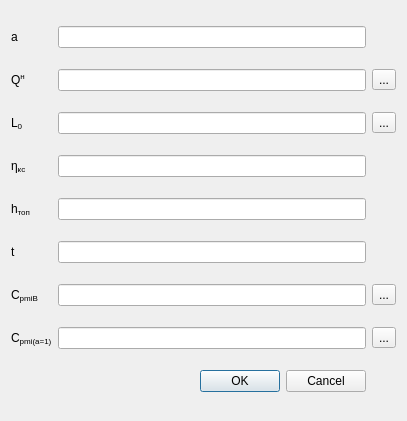
<?xml version="1.0" encoding="UTF-8"?>
<ui version="4.0">
 <class>ExcessAirRatioWindow</class>
 <widget class="QDialog" name="ExcessAirRatioWindow">
  <property name="geometry">
   <rect>
    <x>0</x>
    <y>0</y>
    <width>407</width>
    <height>421</height>
   </rect>
  </property>
  <property name="windowTitle">
   <string>Dialog</string>
  </property>
  <layout class="QGridLayout" name="gridLayout">
   <item row="6" column="1">
    <widget class="QLineEdit" name="lineEdit_7"/>
   </item>
   <item row="6" column="0">
    <widget class="QLabel" name="label_7">
     <property name="text">
      <string>C&lt;sub&gt;pmiB&lt;sub/&gt;</string>
     </property>
    </widget>
   </item>
   <item row="1" column="1">
    <widget class="QLineEdit" name="lineEdit_2"/>
   </item>
   <item row="5" column="1">
    <widget class="QLineEdit" name="lineEdit_6"/>
   </item>
   <item row="8" column="1">
    <widget class="QDialogButtonBox" name="buttonBox">
     <property name="orientation">
      <enum>Qt::Horizontal</enum>
     </property>
     <property name="standardButtons">
      <set>QDialogButtonBox::Cancel|QDialogButtonBox::Ok</set>
     </property>
    </widget>
   </item>
   <item row="6" column="2">
    <widget class="QToolButton" name="toolButton_3">
     <property name="text">
      <string>...</string>
     </property>
    </widget>
   </item>
   <item row="1" column="2">
    <widget class="QToolButton" name="toolButton_5">
     <property name="text">
      <string>...</string>
     </property>
    </widget>
   </item>
   <item row="0" column="0">
    <widget class="QLabel" name="label">
     <property name="text">
      <string>a</string>
     </property>
    </widget>
   </item>
   <item row="3" column="1">
    <widget class="QLineEdit" name="lineEdit_4"/>
   </item>
   <item row="4" column="0">
    <widget class="QLabel" name="label_5">
     <property name="text">
      <string>h&lt;sub&gt;топ&lt;/sub&gt;</string>
     </property>
    </widget>
   </item>
   <item row="2" column="2">
    <widget class="QToolButton" name="toolButton_2">
     <property name="text">
      <string>...</string>
     </property>
    </widget>
   </item>
   <item row="1" column="0">
    <widget class="QLabel" name="label_2">
     <property name="text">
      <string>Q&lt;sup&gt;н&lt;/sup&gt;</string>
     </property>
    </widget>
   </item>
   <item row="0" column="1">
    <widget class="QLineEdit" name="lineEdit"/>
   </item>
   <item row="7" column="1">
    <widget class="QLineEdit" name="lineEdit_8"/>
   </item>
   <item row="5" column="0">
    <widget class="QLabel" name="label_6">
     <property name="text">
      <string>t</string>
     </property>
    </widget>
   </item>
   <item row="4" column="1">
    <widget class="QLineEdit" name="lineEdit_5"/>
   </item>
   <item row="7" column="0">
    <widget class="QLabel" name="label_8">
     <property name="text">
      <string>C&lt;sub&gt;pmi(a=1)&lt;/sub&gt;</string>
     </property>
    </widget>
   </item>
   <item row="2" column="0">
    <widget class="QLabel" name="label_3">
     <property name="text">
      <string>L&lt;sub&gt;0&lt;/sub&gt;</string>
     </property>
    </widget>
   </item>
   <item row="2" column="1">
    <widget class="QLineEdit" name="lineEdit_3"/>
   </item>
   <item row="3" column="0">
    <widget class="QLabel" name="label_4">
     <property name="text">
      <string>η&lt;sub&gt;кс&lt;/sub&gt;</string>
     </property>
    </widget>
   </item>
   <item row="7" column="2">
    <widget class="QToolButton" name="toolButton_4">
     <property name="text">
      <string>...</string>
     </property>
    </widget>
   </item>
  </layout>
 </widget>
 <resources/>
 <connections>
  <connection>
   <sender>buttonBox</sender>
   <signal>accepted()</signal>
   <receiver>ExcessAirRatioWindow</receiver>
   <slot>accept()</slot>
   <hints>
    <hint type="sourcelabel">
     <x>248</x>
     <y>254</y>
    </hint>
    <hint type="destinationlabel">
     <x>157</x>
     <y>274</y>
    </hint>
   </hints>
  </connection>
  <connection>
   <sender>buttonBox</sender>
   <signal>rejected()</signal>
   <receiver>ExcessAirRatioWindow</receiver>
   <slot>reject()</slot>
   <hints>
    <hint type="sourcelabel">
     <x>316</x>
     <y>260</y>
    </hint>
    <hint type="destinationlabel">
     <x>286</x>
     <y>274</y>
    </hint>
   </hints>
  </connection>
 </connections>
</ui>
